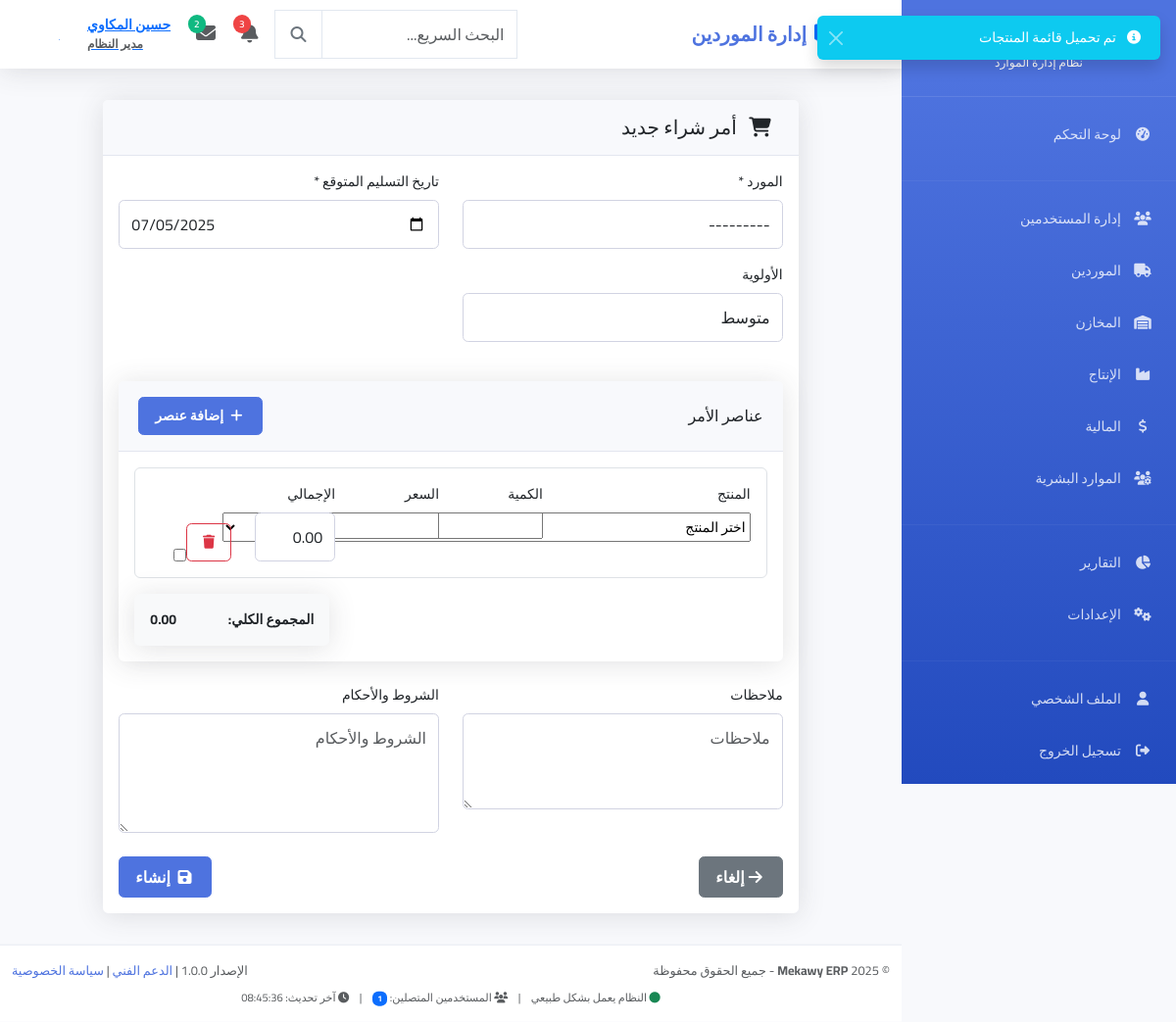
/suppliers/purchase-orders/create/ (signed in), run on the app's committed database.
### users/models.py (models this page shows, shortened)
class User(AbstractUser):
    ROLE_CHOICES = [
        ('admin', 'مدير النظام'),
        ('manager', 'مدير'),
        ('warehouse_manager', 'مدير المخازن'),
        ('warehouse_employee', 'موظف مخازن'),
        ('production_manager', 'مدير الإنتاج'),
        ('accountant', 'محاسب'),
        ('employee', 'موظف'),
        ('viewer', 'مشاهد فقط'),
    ]
    email = models.EmailField(unique=True, verbose_name="البريد الإلكتروني")
    phone = models.CharField(max_length=20, blank=True, null=True, verbose_name="رقم الهاتف")
    role = models.CharField(max_length=20, choices=ROLE_CHOICES, default='employee', verbose_name="الدور")
    department = models.CharField(max_length=100, blank=True, null=True, verbose_name="القسم")
    profile_picture = models.ImageField(upload_to='profile_pics/', blank=True, null=True, verbose_name="الصورة الشخصية")
    is_active = models.BooleanField(default=True, verbose_name="نشط")
    created_at = models.DateTimeField(auto_now_add=True, verbose_name="تاريخ الإنشاء")
    updated_at = models.DateTimeField(auto_now=True, verbose_name="آخر تحديث")
    USERNAME_FIELD = 'email'
    REQUIRED_FIELDS = ['username', 'first_name', 'last_name']
    class Meta:
        db_table = 'users_user'
        verbose_name = 'مستخدم'
        verbose_name_plural = 'المستخدمون'
    @property
    def full_name(self):
        return f"{self.first_name} {self.last_name}".strip()

### suppliers/views.py (the view, shortened to what this page needs)
# urls.py: path('purchase-orders/create/', views.PurchaseOrderCreateView.as_view(), name='purchase_order_create'),
class PurchaseOrderCreateView(LoginRequiredMixin, CreateView):
    model = PurchaseOrder
    form_class = PurchaseOrderForm
    template_name = 'suppliers/purchase_order_form.html'
    def get_context_data(self, **kwargs):
        context = super().get_context_data(**kwargs)
        if self.request.POST:
            context['formset'] = PurchaseOrderItemFormSet(self.request.POST)
        else:
            context['formset'] = PurchaseOrderItemFormSet()
        return context

### suppliers/forms.py
class PurchaseOrderForm(forms.ModelForm):
    class Meta:
        model = PurchaseOrder
        fields = [
            'supplier', 'expected_delivery_date', 'priority',
            'notes', 'terms_conditions'
        ]
        widgets = {
            'supplier': forms.Select(attrs={
                'class': 'form-control'
            }),
            'expected_delivery_date': forms.DateInput(attrs={
                'class': 'form-control',
                'type': 'date'
            }),
            'priority': forms.Select(attrs={
                'class': 'form-control'
            }),
            'notes': forms.Textarea(attrs={
                'class': 'form-control',
                'rows': 3,
                'placeholder': 'ملاحظات'
            }),
            'terms_conditions': forms.Textarea(attrs={
                'class': 'form-control',
                'rows': 4,
                'placeholder': 'الشروط والأحكام'
            })
        }
    def __init__(self, *args, **kwargs):
        super().__init__(*args, **kwargs)
        self.fields['supplier'].queryset = Supplier.objects.filter(is_active=True)

### Mekawy_ERP/context_processors.py (called while the page is built)
def global_context(request):
    context = {
        'current_year': timezone.now().year,
        'current_date': timezone.now().date(),
        'current_time': timezone.now().time(),
    }
    if request.user.is_authenticated:
        context['online_users_count'] = User.objects.filter(is_active=True).count()
        context['last_update'] = timezone.now().strftime('%H:%M:%S')
    return context

### suppliers/models.py (called while the page is built)
    def __str__(self):
        return f"{self.name} ({self.code})"

### warehouses/models.py (called while the page is built)
    def __str__(self):
        return f"{self.name} ({self.code})"

### templates/suppliers/purchase_order_form.html (shortened to what this page needs)
{% extends 'base.html' %}
{% block content %}
<div class="row justify-content-center">
    <div class="col-lg-10">
        <div class="card">
            <div class="card-header">
                <h5 class="mb-0">
                    <i class="fas fa-shopping-cart me-2"></i>
                    {% if form.instance.pk %}تعديل أمر الشراء{% else %}أمر شراء جديد{% endif %}
                </h5>
            </div>
            <div class="card-body">
                <form method="post" id="purchase-order-form">
                    <div class="row">
                        <div class="col-md-6 mb-3">
                            <label class="form-label">المورد *</label>
                            {{ form.supplier }}
                        </div>
                        <div class="col-md-6 mb-3">
                            <label class="form-label">تاريخ التسليم المتوقع *</label>
                            {{ form.expected_delivery_date }}
                        </div>
                    </div>
                    <div class="row">
                        <div class="col-md-6 mb-3">
                            <label class="form-label">الأولوية</label>
                            {{ form.priority }}
                        </div>
                    </div>
                    <div class="card mt-4">
                        <div class="card-header d-flex justify-content-between align-items-center">
                            <h6 class="mb-0">عناصر الأمر</h6>
                            <button type="button" class="btn btn-sm btn-primary" id="add-item-btn">
                                <i class="fas fa-plus me-1"></i> إضافة عنصر
                            </button>
                        </div>
                        <div class="card-body">
                            <div id="items-container">
                                {% for form in formset %}
                                <div class="item-row border rounded p-3 mb-3" data-form-index="{{ forloop.counter0 }}">
                                    <div class="row">
                                        <div class="col-md-4">
                                            <label class="form-label">المنتج</label>
                                        </div>
                                        <div class="col-md-2">
                                            <label class="form-label">الكمية</label>
                                            {{ form.quantity_ordered }}
                                        </div>
                                        <div class="col-md-2">
                                            <label class="form-label">السعر</label>
                                            {{ form.unit_price }}
                                        </div>
                                        <div class="col-md-2">
                                            <label class="form-label">الإجمالي</label>
                                            <input type="text" class="form-control item-total" readonly>
                                        </div>
                                        <div class="col-md-2 d-flex align-items-end">
                                            <button type="button" class="btn btn-outline-danger btn-sm delete-item-btn" title="حذف العنصر">
                                                <i class="fas fa-trash"></i>
                                            </button>
                                            {% if form.DELETE %}
                                                {{ form.DELETE }}
                                            {% endif %}
                                        </div>
                                    </div>
                                </div>
                                {% endfor %}
                            </div>
                            <div class="row mt-3">
                                <div class="col-md-8"></div>
                                <div class="col-md-4">
                                    <div class="card bg-light">
                                        <div class="card-body">
                                            <div class="d-flex justify-content-between">
                                                <strong>المجموع الكلي:</strong>
                                                <strong id="grand-total">0.00</strong>
                                            </div>
                                        </div>
                                    </div>
                                </div>
                            </div>
                        </div>
                    </div>
                    <div class="row mt-4">
                        <div class="col-md-6">
                            <label class="form-label">ملاحظات</label>
                            {{ form.notes }}
                        </div>
                        <div class="col-md-6">
                            <label class="form-label">الشروط والأحكام</label>
                            {{ form.terms_conditions }}
                        </div>
                    </div>
                    <div class="d-flex justify-content-between mt-4">
                        <a href="{% url 'suppliers:purchase_orders' %}" class="btn btn-secondary">
                            <i class="fas fa-arrow-right me-1"></i>إلغاء
                        </a>
                        <button type="submit" class="btn btn-primary">
                            <i class="fas fa-save me-1"></i>
                            {% if form.instance.pk %}تحديث{% else %}إنشاء{% endif %}
                        </button>
                    </div>
                </form>
            </div>
        </div>
    </div>
</div>
{% include 'partials/toast.html' %}
{% endblock %}

### templates/partials/navbar.html (shortened to what this page needs)
<nav class="navbar navbar-expand-lg">
    <div class="container-fluid px-3">
        <div class="navbar-brand mb-0 fw-bold fs-5">
            {% block page_title %}
                {% if request.resolver_match.url_name == 'index' %}
                    <i class="fas fa-tachometer-alt text-primary me-2"></i>لوحة التحكم
                {% elif 'users' in request.resolver_match.app_name %}
                    <i class="fas fa-users text-primary me-2"></i>إدارة المستخدمين
                {% elif 'suppliers' in request.resolver_match.app_name %}
                    إدارة الموردين
                {% elif 'warehouses' in request.resolver_match.app_name %}
                    <i class="fas fa-warehouse text-primary me-2"></i>إدارة المخازن
                {% elif 'production' in request.resolver_match.app_name %}
                    <i class="fas fa-industry text-primary me-2"></i>إدارة الإنتاج
                {% elif 'finance' in request.resolver_match.app_name %}
                    <i class="fas fa-chart-line text-primary me-2"></i>إدارة المالية
                {% elif 'hr' in request.resolver_match.app_name %}
                    <i class="fas fa-users-cog text-primary me-2"></i>الموارد البشرية
                {% else %}
                    <i class="fas fa-chart-line text-primary me-2"></i>Mekawy ERP
                {% endif %}
            {% endblock %}
        </div>
        <div class="d-flex align-items-center gap-2">
            <div class="search-container d-none d-md-block">
                <div class="input-group">
                    <input type="text" class="form-control search-input" placeholder="البحث السريع..." style="width: 200px;">
                    <button class="btn btn-outline-secondary search-btn" type="button">
                        <i class="fas fa-search"></i>
                    </button>
                </div>
            </div>
            <div class="dropdown">
                <button class="btn btn-link position-relative p-2" data-bs-toggle="dropdown">
                    <i class="fas fa-bell fs-5 text-muted"></i>
                    <span class="notification-badge">3</span>
                </button>
            </div>
            <div class="dropdown">
                <button class="btn btn-link position-relative p-2" data-bs-toggle="dropdown">
                    <i class="fas fa-envelope fs-5 text-muted"></i>
                    <span class="message-badge">2</span>
                </button>
            </div>
            <div class="dropdown">
                <button class="btn btn-link d-flex align-items-center gap-2 p-2" data-bs-toggle="dropdown">
                    <div class="user-info text-end d-none d-lg-block">
                        <div class="fw-semibold">{{ user.get_full_name|default:user.username }}</div>
                        <small class="text-muted">{{ user.get_role_display|default:"مستخدم" }}</small>
                    </div>
                    {% if user.profile_picture %}
                        <img src="{{ user.profile_picture.url }}" class="user-avatar" alt="{{ user.get_full_name }}">
                    {% else %}
                        <div class="user-avatar-placeholder">
                            {{ user.get_full_name|first|upper|default:"U" }}
                        </div>
                    {% endif %}
                </button>
            </div>
        </div>
    </div>
</nav>

### templates/base.html (style rules this page uses)
:root { --primary-color: #4e73df; --secondary-color: #858796; --success-color: #1cc88a; --info-color: #36b9cc; --warning-color: #f6c23e; --danger-color: #e74a3b; --light-color: #f8f9fc; --dark-color: #5a5c69; --sidebar-width: 280px; --navbar-height: 70px; }
* { font-family: 'Cairo', sans-serif; }
body { background-color: var(--light-color); font-size: 14px; }
.navbar { background-color: white; box-shadow: 0 0.15rem 1.75rem 0 rgba(58, 59, 69, 0.15); height: var(--navbar-height); padding: 0 1.5rem; }
.navbar-brand { font-weight: 700; color: var(--primary-color); }
.card { border: none; box-shadow: 0 0.15rem 1.75rem 0 rgba(58, 59, 69, 0.15); border-radius: 0.35rem; }
.card-header { background-color: var(--light-color); border-bottom: 1px solid #e3e6f0; padding: 1rem 1.25rem; }
.btn { border-radius: 0.35rem; font-weight: 600; padding: 0.5rem 1rem; }
.btn-primary { background-color: var(--primary-color); border-color: var(--primary-color); }
.form-control { border-radius: 0.35rem; border: 1px solid #d1d3e2; padding: 0.75rem; }

### templates/partials/navbar.html (style rules this page uses)
.search-input { border-radius: 20px 0 0 20px; border: 1px solid #e2e8f0; transition: all 0.2s ease; }
.search-btn { border-radius: 0 20px 20px 0; border: 1px solid #e2e8f0; border-right: none; }
.notification-badge, .message-badge { position: absolute; top: 0; left: 0; background: #ef4444; color: white; font-size: 10px; font-weight: 600; padding: 2px 6px; border-radius: 10px; min-width: 16px; text-align: center; }
.message-badge { background: #10b981; }
.user-avatar, .user-avatar-placeholder { width: 32px; height: 32px; border-radius: 50%; }
.user-avatar-placeholder { background: var(--primary); color: white; display: flex; align-items: center; justify-content: center; font-weight: 600; font-size: 14px; }
.user-info { line-height: 1.2; }
.user-info div { font-size: 14px; }
.user-info small { font-size: 12px; }

### data on the page
User: get_full_name "حسين المكاوي", role "مدير النظام", get_full_name|first "ح"

### other printed values
{{ online_users_count|default:"0" }} "1"
{{ last_update|default:"الآن" }} "08:45:36"
